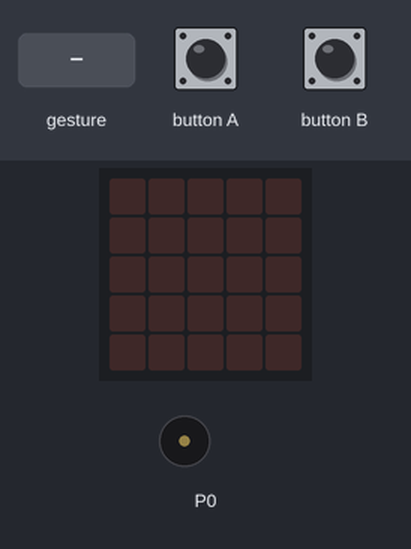
Bench run of a program on a simulated BBC micro:bit (MakeCode). On the bench: the board's 5×5 LED display, buzzer (waves = sounding). The test bench sets the inputs (shaded band). A tilt is held for 1.5 s and a shake lasts 1 s, then the board lies face up again.

Above: at 1.2 s.
1.3 s: button A pressed for 0.15 s
At 1.65 s:
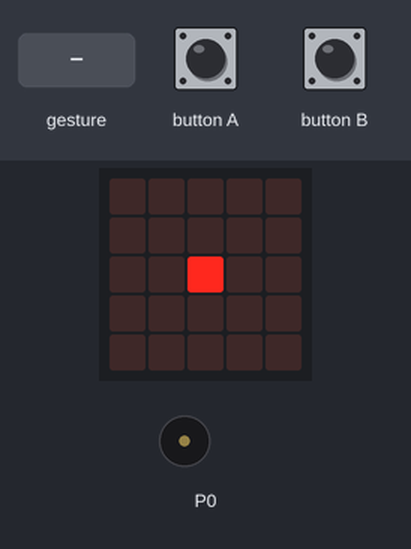
3.7 s: button B pressed for 0.15 s
At 4.05 s:
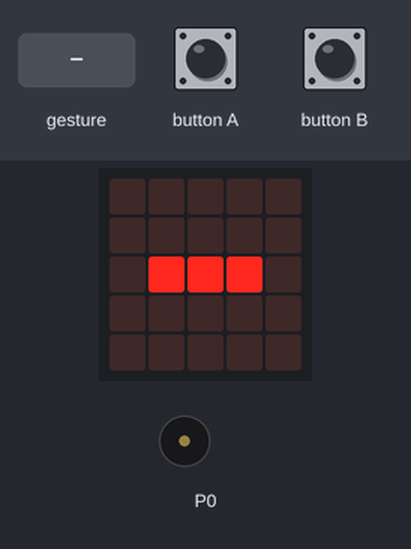
6.3 s: gesture 'shake'
At 8.5 s:
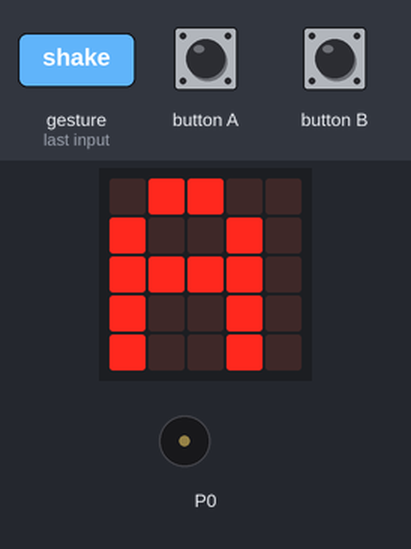
9.3 s: gesture 'shake'
At 10.4 s:
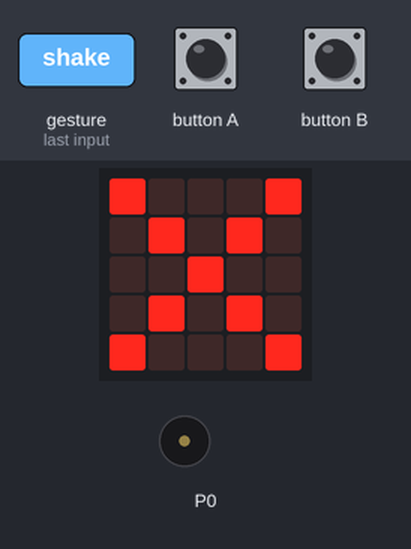
Timing chart, 0 to 12.3 s (numbered marks = the images above; inputs shaded):
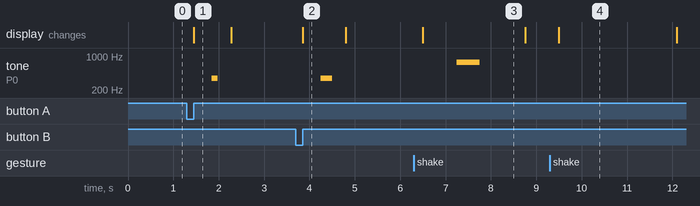

The program:

main.ts
```typescript
// Morsecode vertalen
let morseString: string = "";   // Een variabele waar de input van de morsecode wordt opgeslagen
let error: boolean = false;   // Als er een error is wordt deze true

const codes = [ // Een lijst met per morsecode een lijst van de code en de letter (. = 0 en - = 1)
    ['01', 'A'],
    ['1000', 'B'],
    ['1010', 'C'],
    ['100', 'D'],
    ['0', 'E'],
    ['0010', 'F'],
    ['110', 'G'],
    ['0000', 'H'],
    ['00', 'I'],
    ['0111', 'J'],
    ['101', 'K'],
    ['0100', 'L'],
    ['11', 'M'],
    ['10', 'N'],
    ['111', 'O'],
    ['0110', 'P'],
    ['1101', 'Q'],
    ['010', 'R'],
    ['1', 'T'],
    ['001', 'U'],
    ['0001', 'V'],
    ['011', 'W'],
    ['1001', 'X'],
    ['1011', 'Y'],
    ['1100', 'Z'],
    ['01111', '1'],
    ['00111', '2'],
    ['00011', '3'],
    ['00001', '4'],
    ['00000', '5'],
    ['10000', '6'],
    ['11000', '7'],
    ['11100', '8'],
    ['11110', '9'],
    ['11111', '0'],
    ['000111000', 'SOS'],
    ['101001', 'CHARLEY'],
    ['000011', 'SANTOS'],
    ['00100010', 'INFORMATICA'],
    ['111000110', 'OSG']
]

input.onButtonPressed(Button.A, function () {
    // Als A wordt ingedrukt wordt er een 0 aan de morseString variabele toegevoegd
    morseString += "0"
    basic.showLeds(`
    .....
    .....
    ..#..
    .....
    .....
    `)
    music.playTone(Note.F4, music.beat(BeatFraction.Quarter),)
    // Dan wordt er een . op het scherm weergeven en wordt er een geluid afgespeeld
    basic.pause(300)
    basic.clearScreen()
    // Na 0.3 sec worden alle lichtjes uitgezet
})
input.onButtonPressed(Button.B, function () {
    // Als B wordt ingedrukt wordt er een 1 aan de morseString variabele toegevoegd
    morseString += "1"
    basic.showLeds(`
    .....
    .....
    .###.
    .....
    .....
    `)
    music.playTone(Note.F4, music.beat(BeatFraction.Half))
    // Dan wordt er een - op het scherm weergeven en wordt er een geluid afgespeeld
    basic.pause(300)
    basic.clearScreen()
    // Na 0.3 sec worden alle lichtjes uitgezet
})

input.onGesture(Gesture.Shake, () => {
    // Als er met de met de bit wordt geschudt gaat ie kijken of er data in staat (of er minimaal één 0 of 1 is)
    if (morseString == '') {
        // zo niet, wordt er een error weergeven
        basic.showIcon(IconNames.No)
        basic.pause(2000)
        basic.clearScreen()
    } else {
        // Als de morseString variabele data bevat wordt er gekeken of er een match is
        checkForMatch()
    }
})

const checkForMatch = () => {
    // Dit is de functie die zoekt naar een match
    for (const code of codes) {
        // Deze loop is hetzelfde als een for(let i = 0; i < x; i++ ) loop
        if (code[0] == morseString) {
            // Er wordt per mini-lijst in de code lijst gezocht of het eerste deel overeen komt met de morseString
            error = false
            // Als dat zo is wordt de error variabele op false gezet
            showText(code[1])
            // naar de showText functie wordt een variabele gestuurd die moet worden weergeven.
            // die variabele is de vertaalde morsecode
            break;
            // De loop wordt afgebroken omdat er een match is gevonden.
        } else {
            // De morsecode is incorrect ingevoerd
            error = true
            // Als er de hele loop geen match is gevonden wordt de error variabele true.
        }
    }

    if (error) {
        // Deze code wordt alleen uitgevoerd als de error variabele waar (true) is
        basic.showIcon(IconNames.No)
        // Laat een kruis zien op het scherm
        music.startMelody(music.builtInMelody(Melodies.Wawawawaa), MelodyOptions.Once)
        // Speel een error muziekje
        basic.pause(1000)
        basic.clearScreen()
        // Zet alle lichtjes op het scherm uit
    }
    morseString = ''
    // Reset de variabele: de gebruiker kan nu opnieuw beginnen
}

const showText = (e: string) => {
    // Deze functie ontvangt een stuk tekst die wordt opgeslagen in de variabele 'e'
    basic.showString(e)
    // De tekst wordt op het scherm weergeven
    music.playTone(Note.FSharp5, 500)
    // Er wordt een geluidje gespeeld
    basic.pause(1000)
    basic.clearScreen()
    // De lichtjes op het scherm gaan uit

    // De morsecode is correct ingevoerd
}
```

test.ts
```typescript
// tests gaan hier; deze zal niet worden gecompileerd wanneer dit pakket wordt gebruikt als extensie.
```

Measured:
- after the input at 1.3 s, tone on P0: silent → 349 Hz after 0.55 s, → silent 0.13 s later; the display: changes after 0.15 s (image 1)
- after the input at 3.7 s, tone on P0: silent → 349 Hz after 0.55 s, → silent 0.25 s later; the display: changes after 0.15 s (image 2)
- after the input at 6.3 s, tone on P0: silent → 740 Hz after 0.95 s, → silent 0.50 s later; the display: changes after 0.20 s (image 3)
- after the input at 9.3 s, the display: changes after 0.20 s (image 4)
- what the display in image 1 shows lasts 0.8 s, from 1.5 s to 2.3 s
- what the display in image 2 shows lasts 0.9 s, from 3.9 s to 4.8 s
- what the display in image 3 shows lasts 2.3 s, from 6.5 s to 8.8 s
